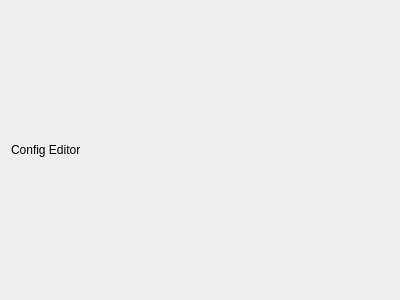
<?xml version="1.0" encoding="UTF-8"?>
<ui version="4.0">
 <class>ConfigEditor</class>
 <widget class="QWidget" name="ConfigEditor">
  <property name="geometry">
   <rect>
    <x>0</x>
    <y>0</y>
    <width>400</width>
    <height>300</height>
   </rect>
  </property>
  <property name="windowTitle">
   <string>Form</string>
  </property>
  <layout class="QVBoxLayout" name="verticalLayout">
   <item>
    <widget class="QLabel" name="label">
     <property name="text">
      <string>Config Editor</string>
     </property>
    </widget>
   </item>
  </layout>
 </widget>
 <resources/>
 <connections/>
</ui>
